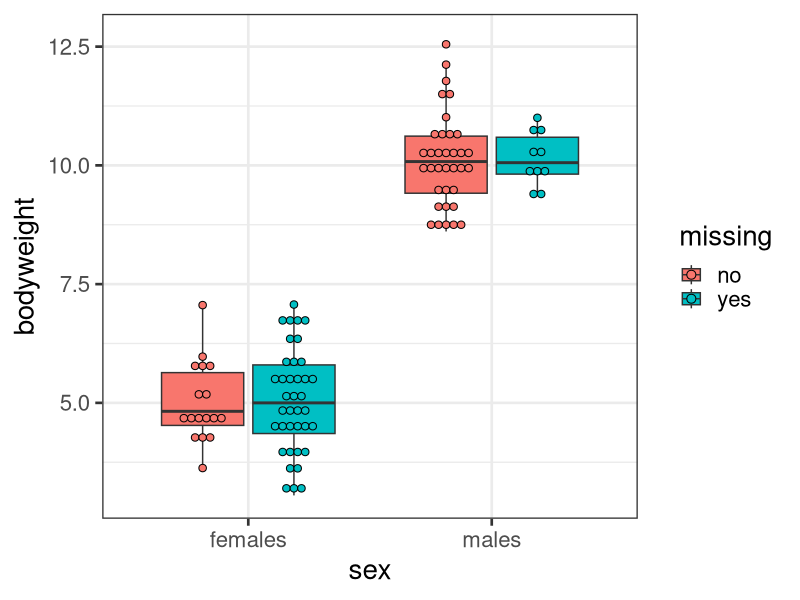

Recreate this plot in R.
library(tidyverse)
library(broom)
library(kableExtra)

# Simulation
n <- 100                   # set number of obs to simulate
set.seed(1234)             # set seed for reproducibility
sex <-  rbinom(n, 1, 0.5)  # generate sex variable ~ 50% females (0) and 50% males (1)
# Generate bodyweight from regression model based on additive effect of sex - on average, males are 5 kg heavier than females
bodyweight <-  5 + 5 * sex + rnorm(n, 0, 1)
# Now, let's create some missingness in bodyweight at random (where the missingness in bodyweight depends on sex)
# To do this we will leave the actual bodyweight values intact (as we will need them later) and create a separate missing variable to indicate which values would be absent in a real dataset.
# The model intercept and coefficient have been selected so that the probability of missingness will be ~ 12% for males and ~ 73% for females
logodds_missing <-  1 - 3 * sex                      
odds_missing <-  exp(logodds_missing)               # calculate odds of missingness
prob_missing  <-  odds_missing/(1 + odds_missing)   # calculate probability of missingness
# Assemble dataframe
dat <-  data.frame(sex = factor(sex, levels = c("0", "1"), labels = c("females", "males")),
                   bodyweight = bodyweight,
                   odds_missing = odds_missing,
                   prob_missing = prob_missing,
                   missing = factor(rbinom(n, 1, prob_missing), levels = c("0", "1"), labels = c("no", "yes")))
head(dat, 20) |> 
  kable(align = "c", digits = 2)

# Check that we recover the original coefficients:
summary(lm(bodyweight ~ sex , data = dat))

# Check simulated missing proportions with tabulation
table(dat$prob, dat$missing)
# This is about right
0.119*45 # gives 5/45 males with missingness
0.731*55 # gives 40/55 females with missingness

#++++++++++++++++++++++++++++++

# Test for an association between missingness and sex (MAR)
# Step 1 - test whether missingness depends on sex
mod_sex <- glm(missing ~ sex, data = dat, family = "binomial")
tidy(mod_sex, exp = T)  # i.e. there's an ~ 87% reduction in the odds of having missingness in bodyweight for males relative to females and this is significant

# Step 2 - now test whether missingness depends on bodyweight WITHIN each category of sex - i.e. missingness is random (MCAR) within categories
# An important point here is that we need the missing bodyweight values to test this: see p15. of the "Multiple Imputation and its Application" text -"The statement ‘income is MAR dependent on job type’ is an untestable assumption. The data we would need to test it (represented by the triangles in Figure 1.2) are missing!"
# Females
summary(mod_females <- lm(bodyweight ~ missing, data = subset(dat, sex == "females"))) # i.e. missingness does not depend on bodyweight for females
# Males
summary(mod_males <- lm(bodyweight ~ missing, data = subset(dat, sex == "males"))) # i.e. missingness does not depend on bodyweight for males

# More succint approach
summary(lm(bodyweight ~ missing * sex, data = dat))
# IF MAR, then we expect the coefficients of missing and the interaction of missing with sex to be N.S. In other words, there is no difference in bodyweight based on missingness, once you adjust for sex.
# IF there was a difference in bodyweight based on missingness, once adjusted for sex, this may imply MNAR.

# Boxplots of distributions by sex
ggplot(dat, aes(x = sex, y = bodyweight, fill = missing)) +
  geom_boxplot() +
  geom_dotplot(binaxis = 'y', stackdir = 'center', dotsize = 0.5, position = position_dodge(0.75)) +
  theme_bw(base_size = 20)
